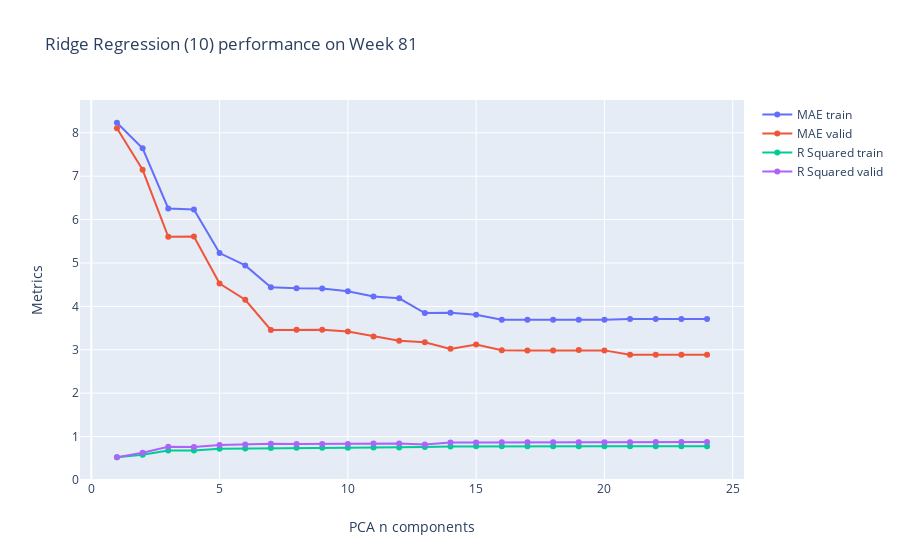

This figure's notebook cell:
### Markdown cell above
### Ridge Chart

### Code cell
MAE_train = []
MAE_valid = []
R2_train = []
R2_valid = []
for i in range(1,len(train_X_s.columns)+1): 
    pca = PCA(n_components=i)

    reg = Ridge(10)
    reg.fit(pca.fit_transform(train_X_s),train_y_s)
    predict_train = reg.predict(pca.fit_transform(train_X_s))

    # Performance on Train 
    # scale back and see the result on the train set
    predict_train_sb = y_scaler.inverse_transform(predict_train)
    train_y_s_sb = y_scaler.inverse_transform(train_y_s)

    MAE_train.append(mean_absolute_error(train_y_s_sb,predict_train_sb))
    R2_train.append(r2_score(train_y_s_sb,predict_train_sb))

    # Performance on Test
    # scale back and see the result on the test set

    predict_valid_81 = reg.predict(pca.transform(test_X_s[test_X_s['reporting_date'] == test_X_s    ['reporting_date'].unique()[0]]))   
    predict_valid_81_sb = y_scaler.inverse_transform(predict_valid_81)
    real_valid_81 = test[test['reporting_date'] == test['reporting_date'].unique()[0]]['sales_quantity']

    MAE_valid.append(mean_absolute_error(real_valid_81,predict_valid_81_sb))
    R2_valid.append(r2_score(real_valid_81,predict_valid_81_sb))
    
fig = go.Figure()
fig.add_trace(go.Scatter(x=list(range(1,len(train_X_s.columns)+1)), 
                                   y=MAE_train, 
                                   #z=R2_train,
                                   mode='markers+lines',
                                   name='MAE train'))

fig.add_trace(go.Scatter(x=list(range(1,len(train_X_s.columns)+1)), 
                                   y=MAE_valid, 
                                   #z=R2_valid,
                                   mode='markers+lines',
                                   name='MAE valid'))

fig.add_trace(go.Scatter(x=list(range(1,len(train_X_s.columns)+1)), 
                                   y=R2_train, 
                                   #z=R2_valid,
                                   mode='markers+lines',
                                   name='R Squared train'))

fig.add_trace(go.Scatter(x=list(range(1,len(train_X_s.columns)+1)), 
                                   y=R2_valid, 
                                   #z=R2_valid,
                                   mode='markers+lines',
                                   name='R Squared valid'))
fig.update_layout(
    title="Ridge Regression (10) performance on Week 81",
    xaxis_title="PCA n components",
    yaxis_title="Metrics",
)
fig.show()

### Figure 1 — Plotly figure (JSON) as saved in the notebook; plotly's stock layout.template omitted (floating-point values rounded to 4 significant figures)
{"data": [{"mode": "markers+lines", "name": "MAE train", "type": "scatter", "x": [1, 2, 3, 4, 5, 6, 7, 8, 9, 10, 11, 12, 13, 14, 15, 16, 17, 18, 19, 20, 21, 22, 23, 24], "y": [8.232, 7.642, 6.256, 6.232, 5.228, 4.944, 4.443, 4.417, 4.412, 4.351, 4.227, 4.186, 3.847, 3.853, 3.805, 3.691, 3.69, 3.69, 3.694, 3.694, 3.708, 3.708, 3.708, 3.708]}, {"mode": "markers+lines", "name": "MAE valid", "type": "scatter", "x": [1, 2, 3, 4, 5, 6, 7, 8, 9, 10, 11, 12, 13, 14, 15, 16, 17, 18, 19, 20, 21, 22, 23, 24], "y": [8.107, 7.148, 5.605, 5.61, 4.528, 4.152, 3.456, 3.46, 3.461, 3.422, 3.308, 3.208, 3.175, 3.021, 3.12, 2.987, 2.983, 2.984, 2.995, 2.986, 2.886, 2.886, 2.886, 2.886]}, {"mode": "markers+lines", "name": "R Squared train", "type": "scatter", "x": [1, 2, 3, 4, 5, 6, 7, 8, 9, 10, 11, 12, 13, 14, 15, 16, 17, 18, 19, 20, 21, 22, 23, 24], "y": [0.5228, 0.5826, 0.6793, 0.6798, 0.7165, 0.7234, 0.737, 0.7398, 0.74, 0.7407, 0.7466, 0.7476, 0.7608, 0.7714, 0.7754, 0.7784, 0.7784, 0.7784, 0.7784, 0.7785, 0.7787, 0.7788, 0.7788, 0.7788]}, {"mode": "markers+lines", "name": "R Squared valid", "type": "scatter", "x": [1, 2, 3, 4, 5, 6, 7, 8, 9, 10, 11, 12, 13, 14, 15, 16, 17, 18, 19, 20, 21, 22, 23, 24], "y": [0.5244, 0.6269, 0.7632, 0.7611, 0.8044, 0.8149, 0.8335, 0.8265, 0.8263, 0.829, 0.8369, 0.8369, 0.8173, 0.8644, 0.8652, 0.866, 0.866, 0.866, 0.8664, 0.8667, 0.8714, 0.8714, 0.8714, 0.8714]}], "layout": {"title": {"text": "Ridge Regression (10) performance on Week 81"}, "xaxis": {"title": {"text": "PCA n components"}}, "yaxis": {"title": {"text": "Metrics"}}}}
